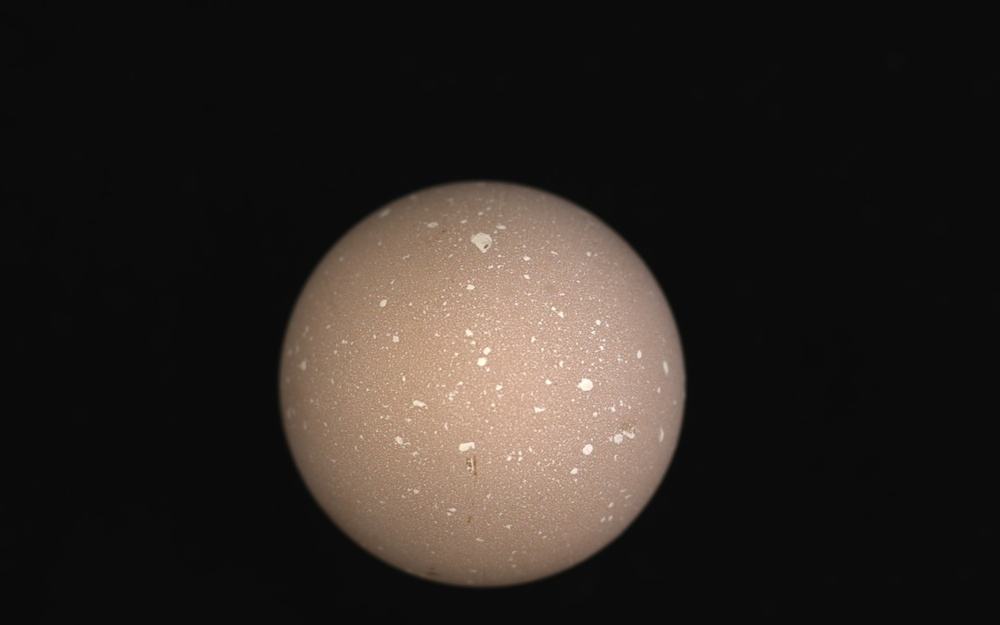
//> input picture imgProc_kadai/第１０回/10_k21116egg/Debug/challenge.jpg, 1000 x 625 px, shrunk from 1920 x 1200 before the run
$ ./10_k21116egg   (built with g++ and OpenCV 4)
//> lines starting //> are read from the running program, lines starting //| are printed output that depends on the picture; after the words box and inside, x2 and y2 are one past the last pixel; in counts of white or black regions, pixels touching at a corner belong together
//
//  labeling.cpp
//
//
//  Created by b21702bb on 2021/06/22.
//

#include <stdio.h>
#include <iostream>
#include <opencv2/opencv.hpp>

//ファイル
#define FILE_NAME "challenge.jpg"
//ウィンドウ名
#define WINDOW_NAME_INPUT "input"
#define WINDOW_NAME_BINARY "binary"
#define WINDOW_NAME_OUTPUT "output"

//二値化閾値
#define BIN_TH (188)


int main(int argc, const char * argv[]) {
    //1. 画像の宣言 (入力画像，グレースケール画像，二値画像，一時的な画像，出力画像)
    cv::Mat src_img, gray_img, bin_img, tmp_img, dst_img;

    //色値の設定
    cv::Scalar color[] = {CV_RGB(255, 0, 0),
                          CV_RGB(255, 0, 255)

    };

    //2. 輪郭の座標リストの宣言
    std::vector< std::vector< cv::Point > > contours;

    //3. 画像の入力 (カラーで入力)
    src_img = cv::imread(FILE_NAME);
//> src_img is the input picture: 625 rows x 1000 cols, CV_8UC3; mean B, G, R 33.1, 37.1, 42.8
    if (src_img.empty()) { //入力失敗の場合
        fprintf(stderr, "File is not opened.\n");
        return (-1);
    }

    //4. 入力画像を結果画像にコピー
    dst_img = src_img.clone();

    //5. グレースケール化
    cv::cvtColor(src_img, gray_img,cv::COLOR_BGR2GRAY);
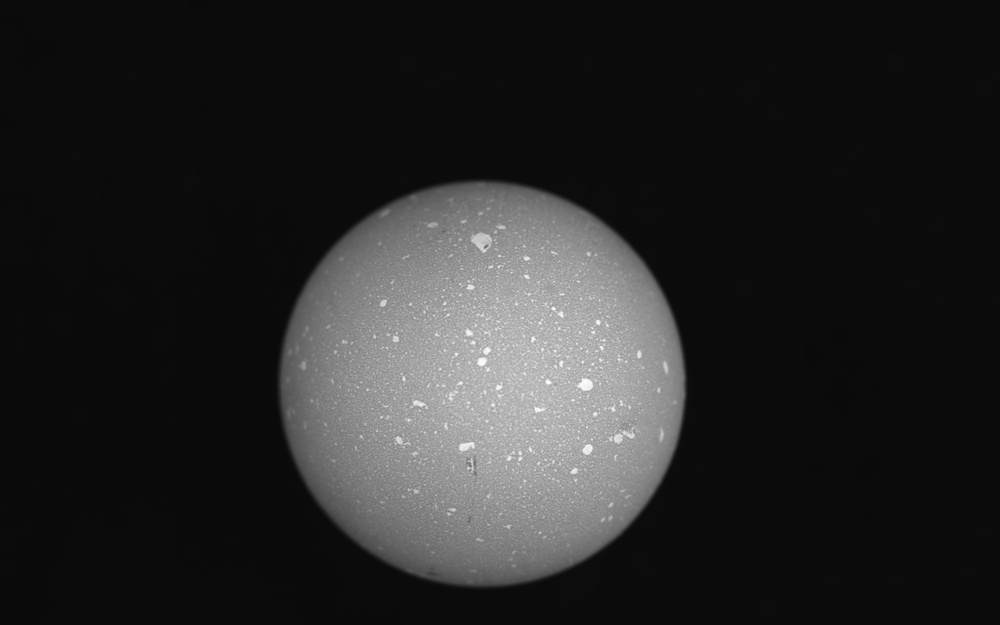
//> gray_img: 625 rows x 1000 cols, CV_8UC1; min 9, max 253, mean 38.3

    //6. 二値化 (固定閾値で実装．閾値: 100)
    cv::threshold(gray_img, bin_img, BIN_TH, 255, cv::THRESH_BINARY);
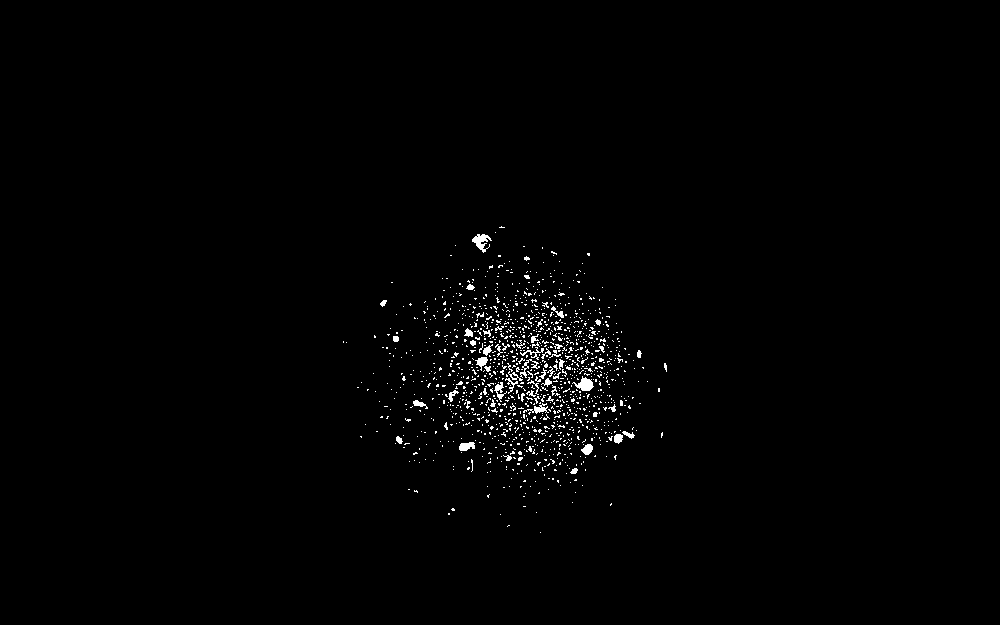
//> bin_img: 625 rows x 1000 cols, CV_8UC1; 1.1% white in thin lines or dots, all inside (x1, y1, x2, y2) = (343, 226, 667, 533)

    //二値画像コピー
    tmp_img = bin_img.clone();

    //7. 輪郭抽出
    cv::findContours(tmp_img, contours, cv::RETR_LIST, cv::CHAIN_APPROX_NONE);
//> contours = 1309 contours, 1283 with area under 20; largest, box (x1, y1, x2, y2) and area: (572, 376, 594, 391) 142, (472, 234, 492, 253) 138, (459, 442, 475, 451) 86, (581, 444, 593, 455) 74, (475, 357, 488, 371) 68


    //8. 輪郭の描画
    int count = 0;
    for (int i=0; i<contours.size(); i++) {
        double L, S, R;
        L = cv::arcLength(contours[i], true);
        S = cv::contourArea(contours[i]);
        R = (4*M_PI*S) / (L*L);

        if (S >= 50) {
            cv::drawContours(dst_img, contours, i, CV_RGB(255, 255, 255), -1);
            count++;
        }else {
            cv::drawContours(dst_img, contours, i, CV_RGB(0, 0, 0), -1);
        }
    }
//> this loop made 1309 passes
//> (L, S, R) on passes 1 to 12: (0, 0, nan), (4.83, 0, 0), (0, 0, nan), (4, 1, 0.785), (0, 0, nan), (8.24, 4.5, 0.832), (4, 0, 0), (4.83, 1, 0.539), (0, 0, nan), (2, 0, 0), (8.24, 1.5, 0.277), (0, 0, nan)
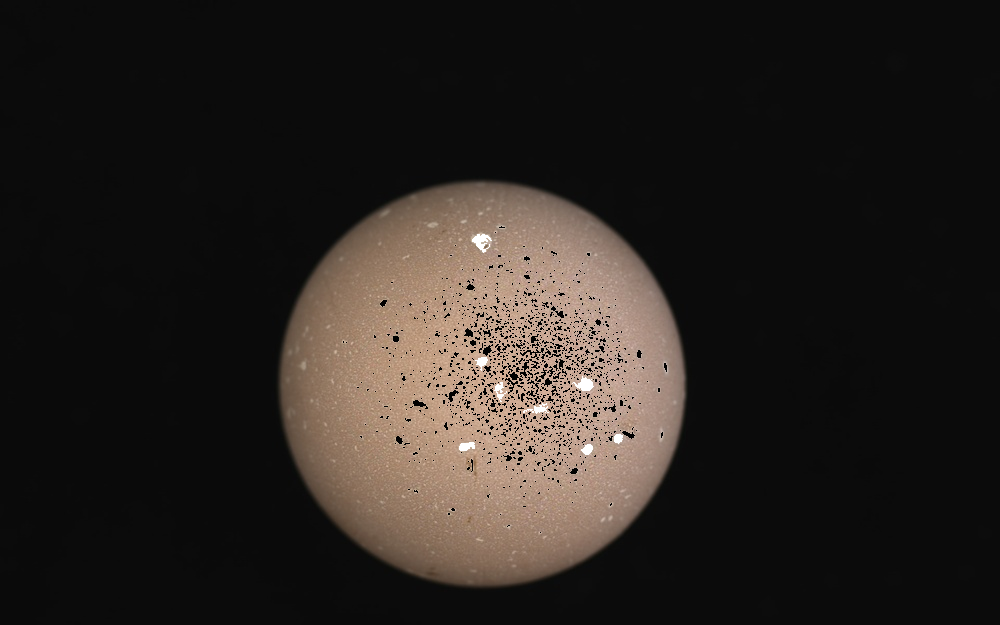
//> dst_img: 625 rows x 1000 cols, CV_8UC3; 1.06% of pixels changed, all inside (x1, y1, x2, y2) = (343, 226, 667, 533)
//> after the loop, count = 8


    for (int y=0; y<bin_img.rows; y++) {
        for (int x=0; x<bin_img.cols; x++) {
            //画素値の取得
            cv::Vec3b s_dst = dst_img.at<cv::Vec3b>(y, x);

            if (s_dst[0] != 255 && s_dst[1] != 255 && s_dst[2] != 255) {
                s_dst[0] = 0;
                s_dst[1] = 0;
                s_dst[2] = 0;
            }

            dst_img.at<cv::Vec3b>(y, x) = s_dst;

        }
    }
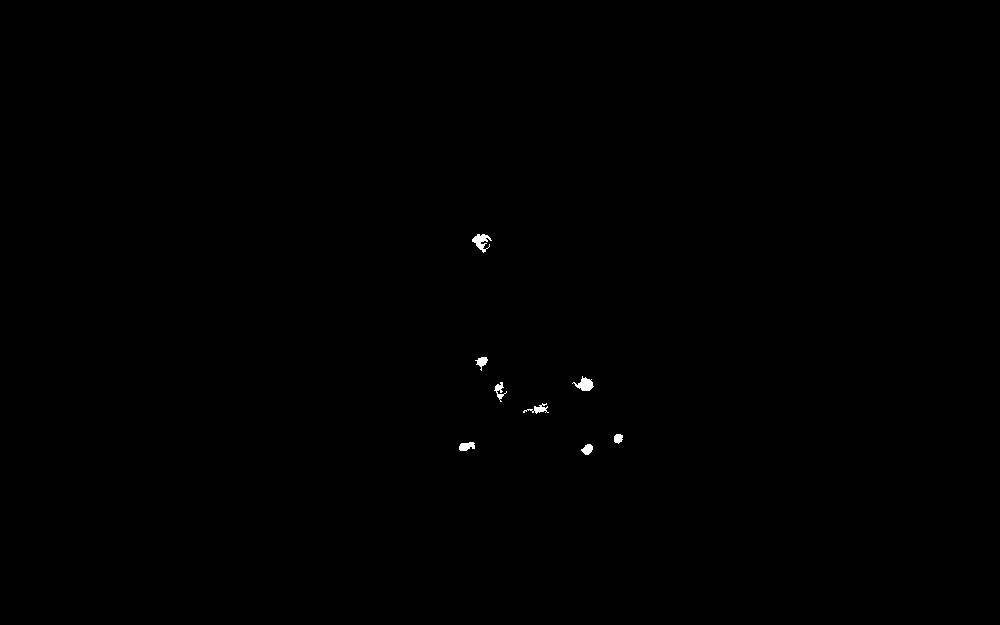
//> dst_img: 625 rows x 1000 cols, CV_8UC3; 0.15% white; 8 white regions, largest, box (x1, y1, x2, y2) and area: (472, 234, 492, 253) 182, (572, 376, 594, 391) 171, (459, 442, 475, 451) 108
    printf("%d", count);
//| 8

    // [19 lines of commented-out code are left out]
    cv::imshow(WINDOW_NAME_INPUT, src_img);
    cv::imshow(WINDOW_NAME_BINARY, bin_img);
    cv::imshow(WINDOW_NAME_OUTPUT, dst_img);
    cv::waitKey();


    return 0;
}
